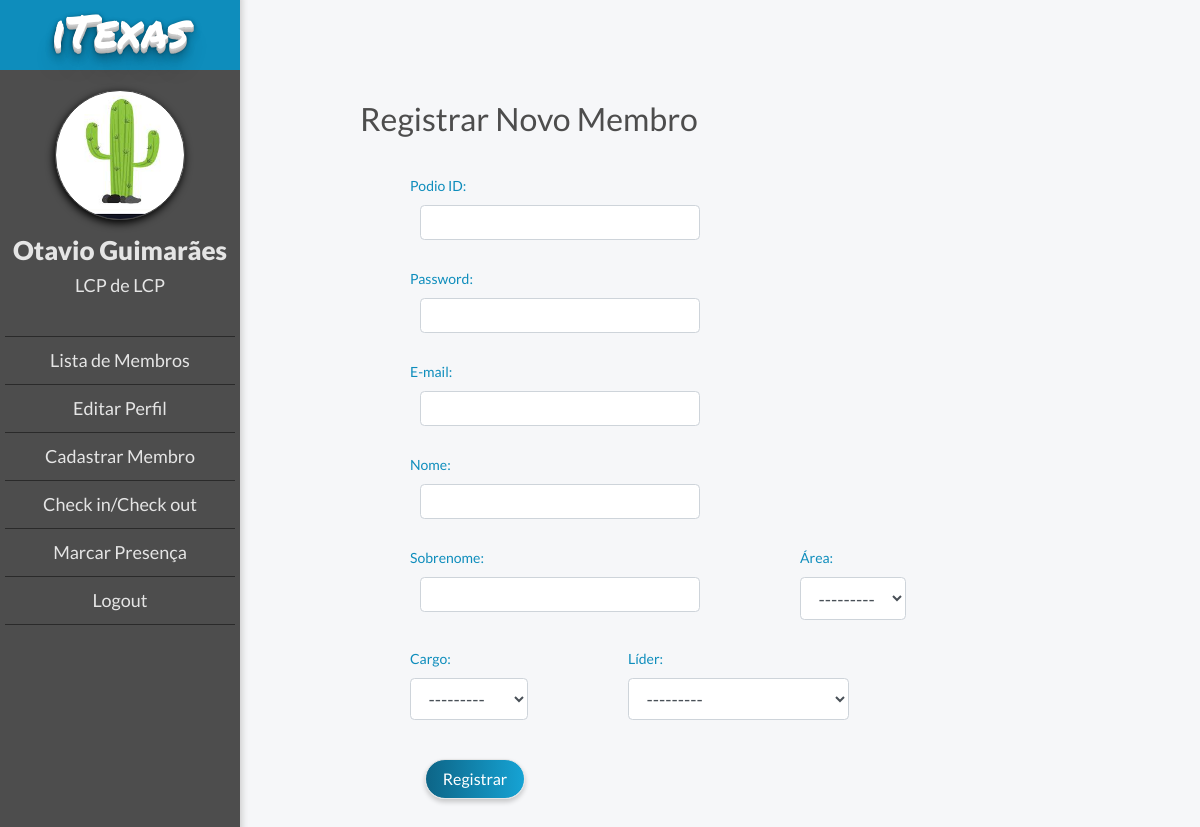
/members/register/ (signed in), run on the app's committed database.
### members/models.py (models this page shows, shortened)
class MyUser(AbstractBaseUser):
    POST = (('1,', 'LCP'), ('2', 'LCVP'), ('3', 'TLB'), ('4', 'Membro'))
    DEPARTMENT = (
    ('1', 'LCP'), ('2', 'PM'), ('3', 'F&L'), ('4', 'B2C'), ('5', 'B2B'), ('6', 'OGE'), ('7', 'OGT'), ('8', 'OGV'),
    ('9', 'IGE'), ('10', 'IGT'),)
    email = models.EmailField(verbose_name='E-mail', max_length=255, unique=True)
    podio_code = models.CharField(max_length=10, verbose_name='ID do Podio', unique=True)
    first_name = models.CharField(max_length=20, verbose_name='Nome')
    last_name = models.CharField(max_length=20, verbose_name='Sobrenome')
    is_active = models.BooleanField(default=True)
    is_admin = models.BooleanField(default=False)
    post = models.CharField(max_length=2, choices=POST, blank=True, null=True, verbose_name='Cargo')
    department = models.CharField(max_length=2, choices=DEPARTMENT, blank=True, null=True, verbose_name='Área')
    leader = models.ForeignKey("MyUser", blank=True, null=True, on_delete=models.SET_NULL, verbose_name='Líder')
    is_working = models.BooleanField(default=False)
    objects = MyUserManager()
    USERNAME_FIELD = 'podio_code'
    REQUIRED_FIELDS = ['email', 'first_name']
    def __str__(self):
        return '{} {}'.format(self.first_name, self.last_name)

### members/views.py (the view)
# urls.py: url('register/', views.register, name='register'),
def register(request):
    registered = False
    if request.method == 'POST':
        user_form = UserForm(data=request.POST)
        if user_form.is_valid():
            user = user_form.save()
            user.set_password(user.password)
            user.save()
            registered = True
        else:
            print(user_form.errors)
    else:
        user_form = UserForm()
    return render(request, 'registration.html',
                  {'user_form': user_form,
                   'registered': registered,
                   'request_user': request.user})

### members/forms.py
class UserForm(forms.ModelForm):
    password = forms.CharField(widget=forms.PasswordInput())
    podio_code = forms.CharField(label="Podio ID", widget=forms.TextInput(attrs={'class': 'masterclass'}))
    def __init__(self, *args, **kwargs):
        super(UserForm, self).__init__(*args, **kwargs)
        for field in self.fields.values():
            field.widget.attrs['class'] = 'form-control'
    class Meta:
        model = MyUser
        fields = ('podio_code', 'password', 'email', 'first_name', 'last_name', 'department', 'post', 'leader')

### templates/registration.html (shortened to what this page needs)
{% extends "base.html" %}
{% load staticfiles %}
{% block body_block %}
    <div class="container">
        {% if registered %}
            <h1>Registrado com Sucesso</h1>
        {% else %}
            <div class="registration-area ogr-container">
                <h1 class="title">Registrar Novo Membro</h1>
                <div class="form-group">
                    <form enctype="multipart/form-data" method="POST">
                        {{ user_form.as_p }}
                        <p class="par-center">
                            <input class="register-button" type="submit" value="Registrar">
                        </p>
                    </form>
                </div>
            </div>
        {% endif %}
    </div>
{% endblock %}

### templates/base.html (shortened to what this page needs)
{% load static %}
<!DOCTYPE html>
<html lang="en">
<head>
    <link rel="stylesheet" href="{% static 'css/style.css' %}">
    <link rel="stylesheet" href="https://stackpath.bootstrapcdn.com/bootstrap/4.3.1/css/bootstrap.min.css"
>
    <link rel="stylesheet" href="https://maxcdn.bootstrapcdn.com/font-awesome/4.5.0/css/font-awesome.min.css">
</head>
<body>
{% if user.is_authenticated %}
    <div class="ogr-container">
    <div class="page-body">
    <div class="lateral-menu">
        <div class="logo-area">
            <h2 class="logo-mobile">iTexas</h2>
        </div>
        <div class="menu-area">
            <div class="profile-picture"></div>
            <div class="member-infos">
                <h2 class="member-name">{{ request_user.first_name }} {{ request_user.last_name }}</h2>
                <h3 class="member-area">{{ request_user.get_post_display }} de {{ request_user.get_department_display }}</h3>
            </div>
            <ul class="function-list">
                <li><a href="{% url 'member_list' %}" class="button">Lista de Membros</a></li>
                <li><a href="{% url 'member_edit' user.podio_code %}" class="button">Editar Perfil</a></li>
                <li><a href="{% url 'register' %}" class="button">Cadastrar Membro</a></li>
                <li><a href="{% url 'check' %}" class="button">Check in/Check out</a></li>
                <li><a href="" class="button">Marcar Presença</a></li>
                {% if user.is_authenticated %}
                    <li><a href="{% url 'user_logout' %}">Logout</a></li>
                {% else %}
                    <li><a class="navbar-link" href="{% url 'user_login' %}">Login</a></li>
                {% endif %}
            </ul>
        </div>
    </div>
    <div class="body-content">
        <div class="body-container">
            {% block body_block %}
            {% endblock %}
        </div>
    </div>
{% endif %}
</div>
</body>
</html>

### static/css/style.css (style rules this page uses)
* { font-family: 'Lato', sans-serif; font-size: 18px; }
body { background-color: #f6f7f9; }
.ogr-container { display: flex; justify-content: center; align-items: center; margin: 0 auto; background-color: #f6f7f9; flex-direction: column; }
.body-content { width: 100%; }
.profile-picture { border: 1px #444444 solid; background-position: center; background-size: cover; width: 150px; height: 150px; border-radius: 75px; box-shadow: -1px 3px 8px 0px #000000; }
.member-infos .member-name { margin-top: 15px; font-size: 26px; font-weight: 800; }
.member-infos .member-area { font-size: 18px; font-weight: 500; }
.page-body { width: 100%; display: flex; margin: 0 auto; }
.page-body .lateral-menu { max-width: 300px; width: 300px; background-color: #4D4D4D; float: left; box-shadow: 1px -6px 7px 1px #cccccc; }
.menu-area { display: flex; flex-direction: column; align-items: center; padding: 20px 5px; }
.page-body .lateral-menu .logo-area { display: flex; justify-content: center; align-items: center; background-color: #4AB9F1; height: 70px; color: #FFFFFF; background: #0e8dbc; text-shadow: 0 1px 0 #CCCCCC, 0 2px 0 #c9c9c9, 0 3px 0 #bbb, 0 4px 0 #b9b9b9, 0 5px 0 #aaa, 0 6px 1px rgba(0,0,0,.1), 0 0 5px rgba(0,0,0,.1), 0 1px 3px rgba(0,0,0,.3), 0 3px 5px rgba(0,0,0,.2), 0 5px 10px rgba(0,0,0,.25), 0 10px 10px rgba(0,0,0,.2), 0 20px 20px rgba(0,0,0,.15); }
.logo-mobile { font-family: 'Permanent Marker', cursive; font-size: 46px; font-weight: 300; }
.lateral-menu .profile-picture { width: 130px; height: 130px; }
.lateral-menu .member-infos { display: flex; flex-direction: column; align-items: center; color: #e5e5e5; }
.lateral-menu ul { display: flex; align-items: center; flex-direction: column; padding-top: 4rem; color: white; font-weight: 900; list-style-type: none; padding: 30px 0; list-style-type: none; width: 100%; cursor: pointer; }
.lateral-menu li { padding: 10px 0; border-bottom: 1px #2a2a2a solid; width: 100%; text-align: center; cursor: pointer; }
.lateral-menu a { color: #e5e5e5; font-weight: normal; }
.lateral-menu li:first-child { border-top: 1px #2a2a2a solid; }
@media (min-width: 480px) { .registration-area { padding: 40px 60px; } }
@media (min-width: 480px) { .registration-area form { display: flex; flex-wrap: wrap; } }
@media (min-width: 480px) { .registration-area p { padding: 3px 50px; } }
@media (min-width: 480px) { .registration-area .par-center { text-align: center; } }
@media (min-width: 480px) { .registration-area .title { font-size: 28px; } }
@media (min-width: 480px) { .registration-area .title { align-self: baseline; margin-bottom: 30px; } }
@media (min-width: 480px) { .registration-area .register-button { width: 100px; } }
.registration-area label { font-size: 14px; color: #0e8dbc; }
.registration-area input { margin-left: 10px; height: 35px; font-size: 15px; width: 280px; }
.registration-area .title { margin-top: 20px; font-size: 24px; color: #0d6587; font-weight: 700; }
.registration-area .register-button { margin: 15px; text-align: center; font-size: 20px; height: 40px; color: #FFF; font-size: 16px; border-radius: 40px; cursor: pointer; background: linear-gradient(to right, #0d6587, #16a3d4); border: 1px #e5e5e5 solid; box-shadow: 0 3px 5px rgba(0, 0, 0, 0.2); }
.body-container { padding: 40px 45px; }
.body-container .title { font-size: 32px; color: #4D4D4D; font-weight: 400; }

### data on the page
MyUser: first_name "Otavio", last_name "Guimarães", post "LCP", department "LCP"
MyUser: department "---------", post "---------", leader "---------"
